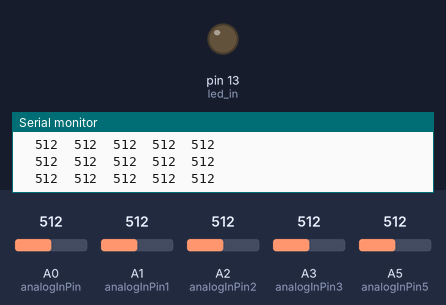
Recording of a sketch running on a simulated Arduino Uno, built with avr-gcc and run on an emulated ATmega328P. Parts: output pins drawn as LEDs (lit = HIGH), the last lines printed to the serial monitor. The test bench sets the inputs (shaded band); at power-on: A0 (analogInPin) = 512, A1 (analogInPin1) = 512, A2 (analogInPin2) = 512, A3 (analogInPin3) = 512, A5 (analogInPin5) = 512.

Above: at 1.2 s.
1.3 s: A0 (analogInPin) set to 588
2.8 s: A0 (analogInPin) set to 608
At 4.2 s:
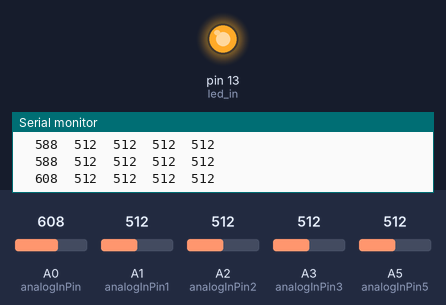
5.8 s: A0 (analogInPin) set to 590
At 6.9 s:
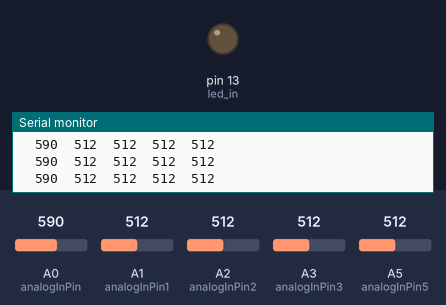
7.3 s: A0 (analogInPin) set to 610
At 8.1 s:
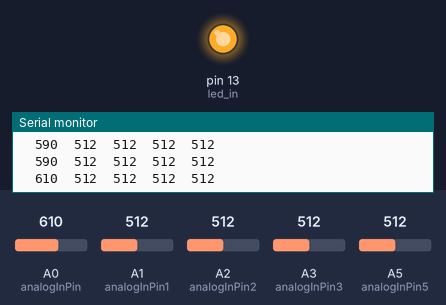
Timing chart, 0 to 11.3 s (numbered marks = the images above; inputs shaded):
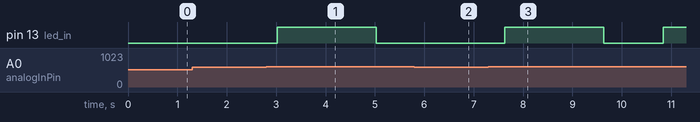

The sketch:

experiment1_with_default_LED.ino
```cpp
#include <LiquidCrystal.h>
#include <stdio.h>
// initialize the library with the numbers of the interface pins
// LiquidCrystal lcd(5, 4);--------------------------------------------------------1
// These constants won't change. They're used to give names

const int analogInPin = A0;  // Analog input pin that the potentiometer is attached to

const int analogInPin3 = A3;

const int analogInPin5 = A5;
const int analogInPin2= A2 ;
const int analogInPin1= A1 ;
//const int analogOutPin = 9; // Analog output pin that the LED is attached to

int sensorValue = 0;        // value read from the pot
int outputValue = 0;        // value output to the PWM (analog out)
int sensorValue3 = 0;        // value read from the pot
int outputValue3 = 0;        // value output to the PWM (analog out)

int sensorValue5 = 0;
int sensorValue1 = 0;
int sensorValue2 = 0;
int i=0;
int led_in = 13;
void setup() {
  // initialize serial communications at 9600 bps:
 // lcd.begin(16, 2);----------------------------------------------------------------2
  Serial.begin(9600);
   pinMode(led_in, OUTPUT);
}

void led(){
  digitalWrite(led_in, HIGH);   // turn the LED on (HIGH is the voltage level)
  delay(2000);                       // wait for a second
  digitalWrite(led_in, LOW);    // turn the LED off by making the voltage LOW
  delay(1000);
}
void loop() {
  // read the analog in value:
  sensorValue = analogRead(analogInPin);
  sensorValue3 = analogRead(analogInPin3);
  sensorValue5 = analogRead(analogInPin5);
  sensorValue1= analogRead(analogInPin1);
  sensorValue2= analogRead(analogInPin2);
  // map it to the range of the analog out:
  outputValue = map(sensorValue, 0, 1023, 0, 255);
  outputValue3 = map(sensorValue3, 0, 1023, 0, 255);
  // change the analog out value:
//analogWrite(analogOutPin, outputValue);
  // print the results to the Serial Monitor:
/**** the following is the code to check if we can print the string directly
   char buffer[50];
   i=sprintf(buffer, "sensor0 = %s sensor3 = %s",sensorValue,sensorValue3);
   for(int l= 0; l<=i; l++)
   Serial.print(buffer[l]); ****/
Serial.print("\t");
Serial.print(sensorValue);
Serial.print("\t");
Serial.print(sensorValue3);
Serial.print("\t");
Serial.print(sensorValue5);
Serial.print("\t");
Serial.print(sensorValue1);
Serial.print("\t");
Serial.println(sensorValue2);
delay(200);
// Lights up if any of the sensors are not maintaining the moisture.
if(sensorValue >= 600){
led();
}
else if(sensorValue1 >= 600){
led();
}
else if(sensorValue2 >= 600){
led();
}
else if(sensorValue3 >= 600){
led();
}
else if(sensorValue5 >= 600){
led();
}

//  char *k=sprintf();
//  Serial.print(k);
//  Serial.print(sensorValue);
////  Serial.print("\t output = ");
////  Serial.println(outputValue);
//
//  Serial.print(" sensor3 = ");
//  Serial.println(sensorValue3);
//Serial.print("\t output = ");
//Serial.println(outputValue);
  // Prints and move the cursor to the new line. That's the only difference between serial.println and print
  // wait 2 milliseconds before the next loop for the analog-to-digital
  // converter to settle after the last reading:

}

/* The following program is for LCD display of the sensor value which is converted after ADC *
 *
lcd.clear();
lcd.print("Soil Moisture:");// print the results to the LCD Display:
sensorValue = analogRead(analogInPin);// read the analog in value:
lcd.setCursor(0, 1);
lcd.print(sensorValue);
// wait 300 milliseconds before the next loop for the
//analog-to-digital converter to settle after the last reading:
delay(300);

lcd.clear();
lcd.print("ADC value:");// print the results to the LCD Display:
sensorValue = analogRead(analogInPin);// read the analog in value:
lcd.setCursor(0, 1);
lcd.print(outputValue);


https://www.baldengineer.com/when-do-you-use-the-arduinos-to-use-serial-flush.html


Serial.flush()
I twill wait for the serial communication such as print statement to send the information and then concludes once the communication is established.


The following is the program whenyou aretrying to clear the receiving  buffer.

while(Serial.available())
  Serial.read();


Serial.write()

Writes binary data to the serial port. This data is sent as a byte or series of bytes; to send the characters representing the digits of a number use the print() function instead.

Serial.print()

Prints data to the serial port as human-readable ASCII text.
It's good to use serial.print or println


https://petrimaki.com/2013/04/28/reading-arduino-serial-ports-in-windows-7/


Reading data from the computer and printing that to the system


It may be because the port is busy and reload the program into Arduino board and then perform the python serial read. That should be good enough


*/
```

Measured:
- the behaviour switches between 599 and 600 on A0 (analogInPin) (found by bisection; images 0 and 1)
- after the input at 2.8 s, pin 13 (led_in): LOW → HIGH after 0.22 s, → LOW 2.0 s later
- after the input at 5.8 s, pin 13 (led_in): stays LOW (without the input it goes to HIGH after 0.42 s)
- after the input at 7.3 s, pin 13 (led_in): LOW → HIGH after 0.33 s, → LOW 2.0 s later, → HIGH 1.2 s later
